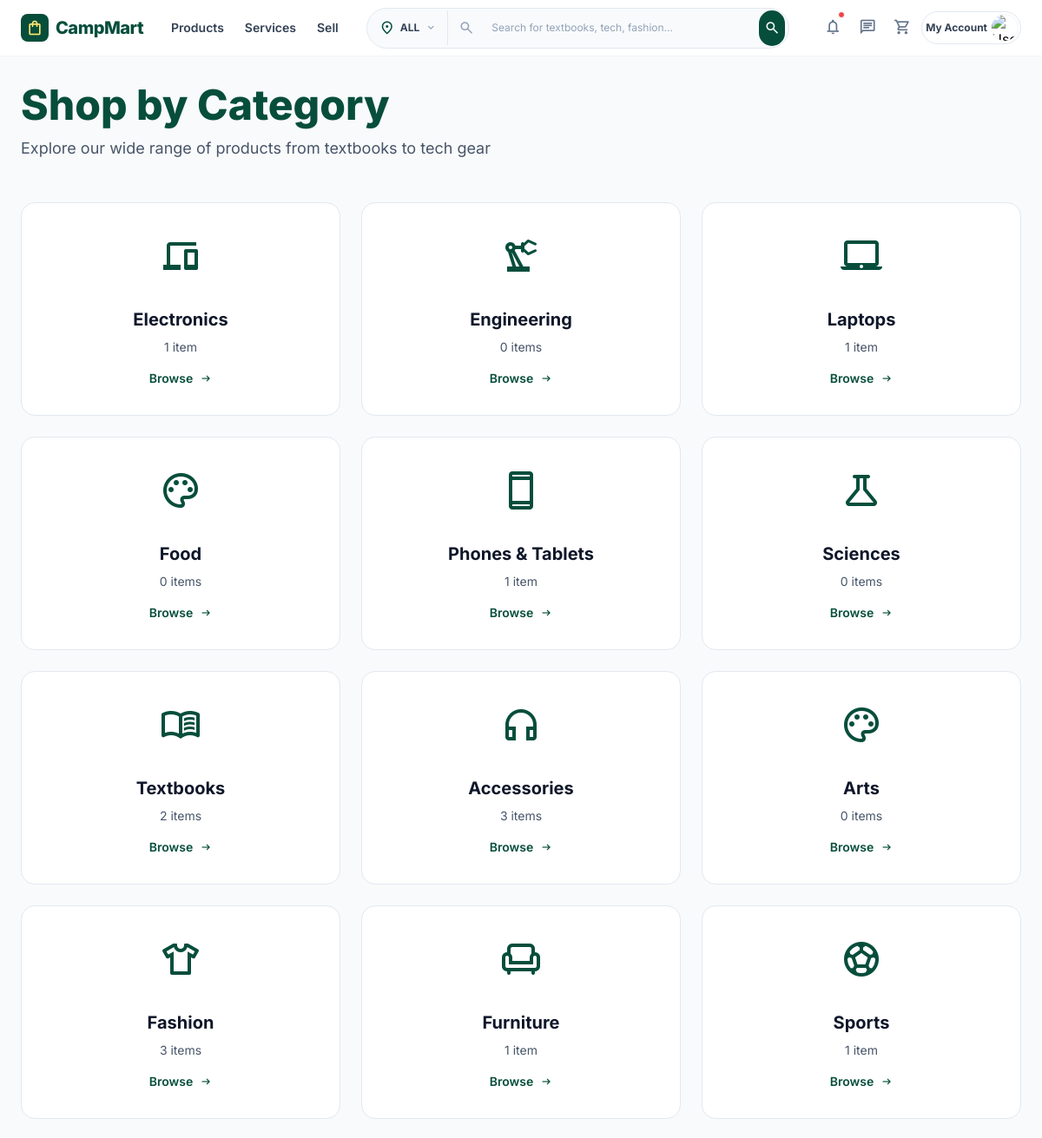
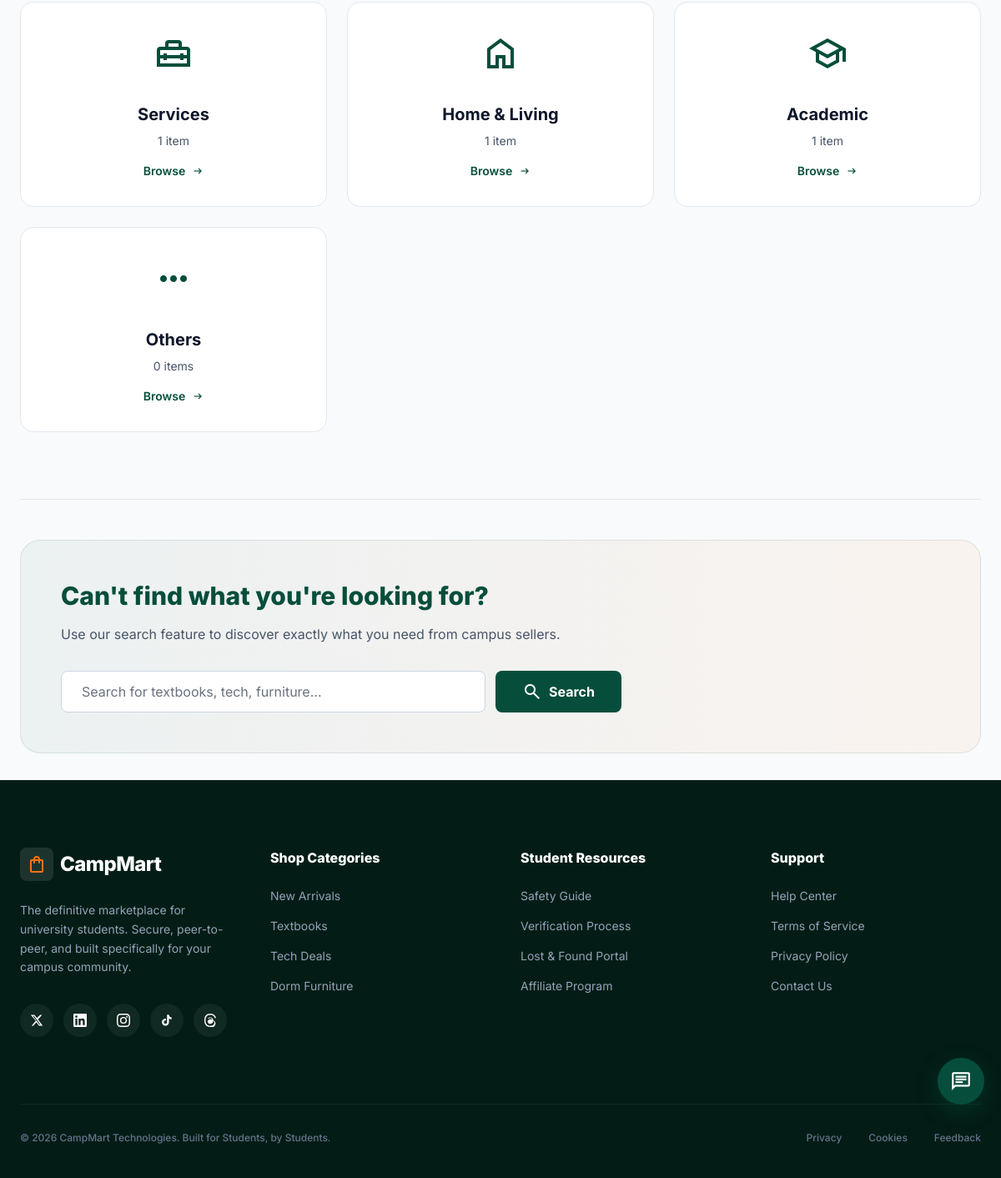
/categories.php, run on the app's committed database (2 pictures, top to bottom).
### tables this page shows
CREATE TABLE `categories` (
  `id` int(11) NOT NULL,
  `name` varchar(100) NOT NULL,
  `slug` varchar(100) NOT NULL,
  `description` text DEFAULT NULL,
  `icon` varchar(100) DEFAULT NULL,
  `parent_id` int(11) DEFAULT NULL,
  `display_order` int(11) DEFAULT 0,
  `is_active` tinyint(1) DEFAULT 1,
  `created_at` timestamp NOT NULL DEFAULT current_timestamp(),
  `updated_at` timestamp NOT NULL DEFAULT current_timestamp() ON UPDATE current_timestamp()
);

### categories.php (the view, shortened to what this page needs)
<?php
include_once "includes/controller.php";
$categories_query = "
    SELECT c.*,
           COUNT(DISTINCT p.id) as product_count
    FROM categories c
    LEFT JOIN products p ON c.id = p.category_id
    WHERE c.is_active = TRUE
    GROUP BY c.id
    ORDER BY c.display_order ASC, c.name ASC
";
$categories_result = $db->query($categories_query);
$categories = [];
while ($cat = $categories_result->fetch_assoc()) {
    $categories[] = $cat;
}
?>
<!DOCTYPE html>
<html lang="en">
<head>
    <script src="tailwind34.js"></script>
    <script id="tailwind-config">
        tailwind.config = {
            theme: {
                extend: {
                    colors: {
                        "primary": "#064E3B",
                        "secondary": "#F97316",
                        "accent": "#FFE66D",
                        "brand-green": "#064E3B",
                        "brand-green-light": "#F0FDF4",
                        "background-main": "#F9FAFB",
                        "surface-white": "#FFFFFF",
                        "text-dark": "#1F2937",
                    },
                    fontFamily: {
                        "display": ["Inter"]
                    },
                },
            },
        }
    </script>
</head>
<body class="bg-background-main min-h-screen pb-20 lg:pb-0">
    <?php include_once 'includes/header.php'; ?>
    <main class="max-w-[1440px] mx-auto px-6 py-8">
        <div class="mb-12">
            <h1 class="text-4xl lg:text-5xl font-extrabold text-brand-green mb-3">Shop by Category</h1>
            <p class="text-slate-600 text-lg">Explore our wide range of products from textbooks to tech gear</p>
        </div>
        <div class="grid grid-cols-1 sm:grid-cols-2 lg:grid-cols-3 xl:grid-cols-4 gap-6">
            <?php foreach ($categories as $category): ?>
            <a href="products.php?category=<?php echo $category['id']; ?>" class="category-card">
                <div class="bg-white rounded-2xl border border-slate-200 p-8 h-full flex flex-col items-center justify-center text-center hover:border-primary hover:shadow-xl transition-all">
                    <div class="category-icon text-primary mb-4">
                        <span class="material-symbols-outlined text-5xl">
                        </span>
                    </div>
                    <h3 class="text-xl font-bold text-slate-900 mb-2">
                        <?php echo htmlspecialchars($category['name']); ?>
                    </h3>
                    <p class="text-sm text-slate-600 mb-4">
                        <?php echo number_format($category['product_count']); ?> item<?php echo $category['product_count'] != 1 ? 's' : ''; ?>
                    </p>
                    <div class="flex items-center gap-2 text-primary font-semibold text-sm">
                        <span>Browse</span>
                        <span class="material-symbols-outlined text-sm">arrow_right_alt</span>
                    </div>
                </div>
            </a>
            <?php endforeach; ?>
        </div>
        <?php if (!empty($categories)): ?>
        <section class="mt-20 pt-12 border-t border-slate-200">
            <div class="bg-gradient-to-r from-primary/5 to-secondary/5 rounded-3xl border border-primary/10 p-12">
                <div class="max-w-2xl">
                    <h2 class="text-3xl font-extrabold text-brand-green mb-4">Can't find what you're looking for?</h2>
                    <p class="text-slate-600 mb-8">Use our search feature to discover exactly what you need from campus sellers.</p>
                    <form method="GET" action="products.php" class="flex gap-3">
                        <input type="text" name="search" placeholder="Search for textbooks, tech, furniture..."
                               class="flex-1 px-6 py-3 rounded-lg border border-slate-300 focus:ring-2 focus:ring-primary/20 focus:border-primary" />
                        <button type="submit" class="px-8 py-3 bg-primary text-white font-bold rounded-lg hover:bg-primary/90 transition-all flex items-center gap-2">
                            <span class="material-symbols-outlined">search</span>
                            Search
                        </button>
                    </form>
                </div>
            </div>
        </section>
        <?php endif; ?>
    </main>
    <?php include_once 'includes/footer.php'; ?>
</body>
</html>

### categories.php (style rules this page uses)
.material-symbols-outlined { font-variation-settings: 'FILL' 0, 'wght' 400, 'GRAD' 0, 'opsz' 24; }
body { font-family: 'Inter', sans-serif; }
.category-card { transition: all 0.3s ease; }
.category-icon { font-size: 3rem; transition: transform 0.3s ease; }

### data on the page
categories: name "Electronics", product_count "1"
categories: name "Engineering", product_count "0", shows "s"
categories: name "Laptops", product_count "1"
categories: name "Food", product_count "0", shows "s"
categories: name "Phones & Tablets", product_count "1"
categories: name "Sciences", product_count "0"
categories: name "Textbooks", product_count "2"
categories: name "Accessories", product_count "3"
categories: name "Arts", product_count "0"
categories: name "Fashion", product_count "3"
categories: name "Furniture", product_count "1"
categories: name "Sports", product_count "1"
categories: name "Services", product_count "1"
categories: name "Home & Living", product_count "1"
categories: name "Academic", product_count "1"
categories: name "Others", product_count "0"

### other printed values
$universityCode "ALL"
